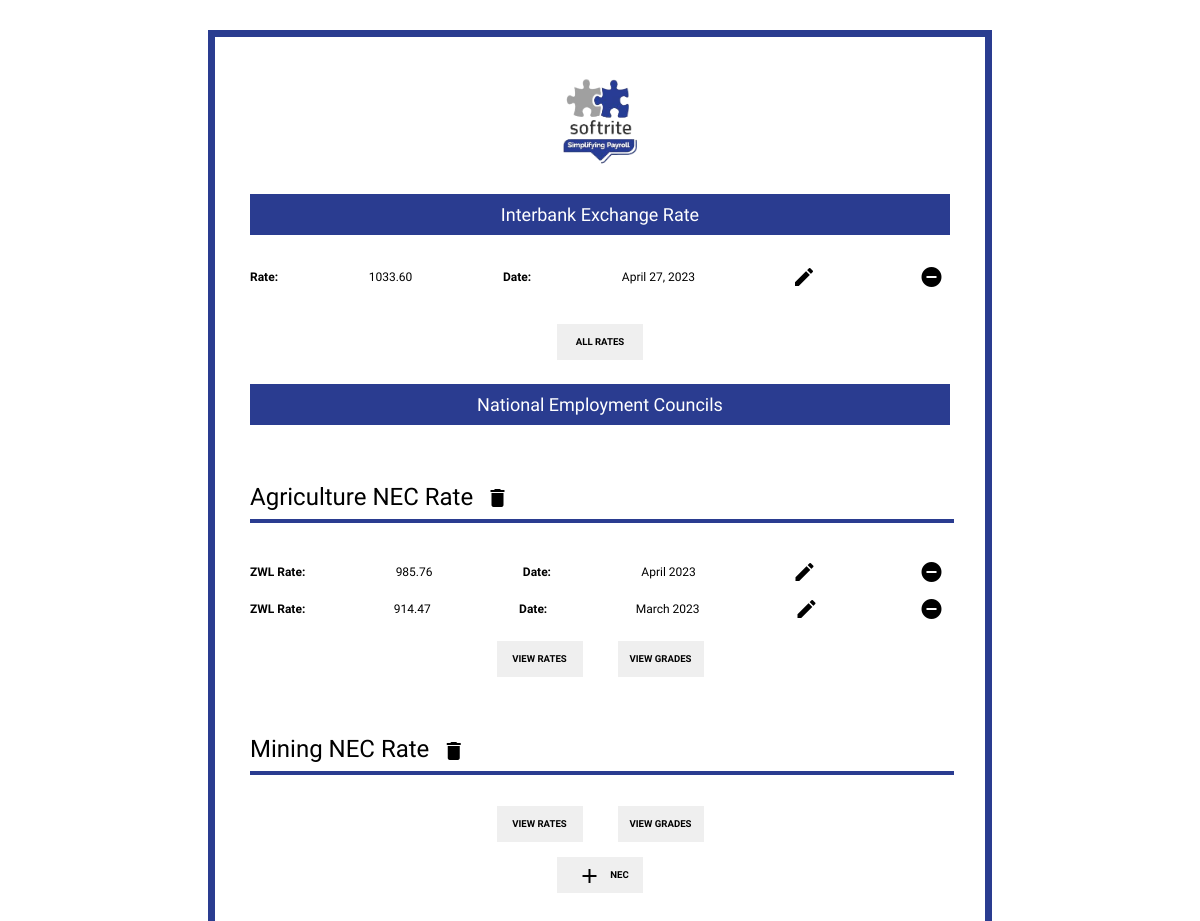
Before: / with the older database file.
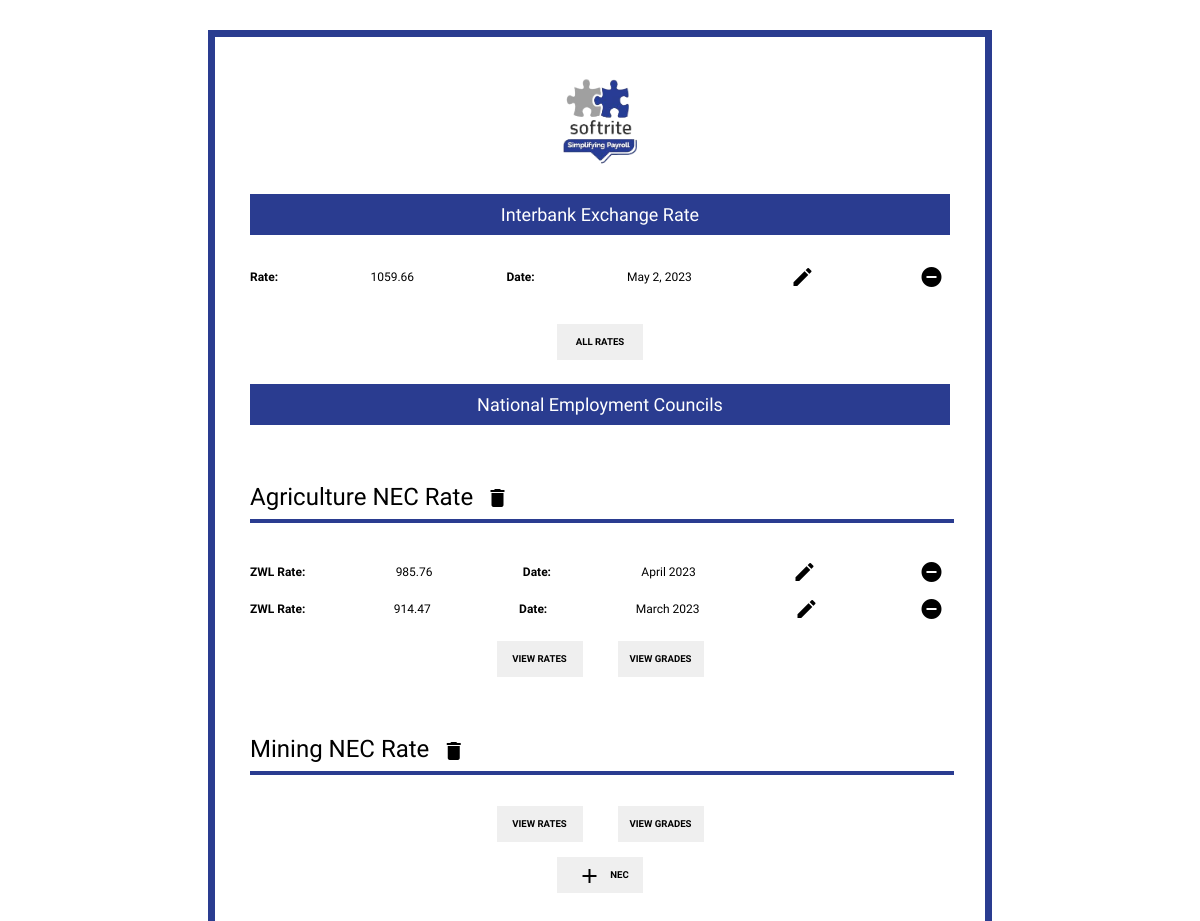
After: the same page with the newer database file.
### payroll_info/models.py (models this page shows, shortened)
class InterbankUSDRate(models.Model):
    date = models.DateField(default=datetime.today, unique=True)
    rate = models.FloatField()
    class Meta:
        verbose_name_plural = "Interbank USD Rates"

### payroll_info/views.py (the view)
# urls.py: 2. Add a URL to urlpatterns:  path('', views.home, name='home')
def home(request):
    necs = NEC.objects.all()
    interbank_instance = InterbankUSDRate.objects.order_by('-date').first()  # ordered by date descending (latest first)
    context = {
        'title': 'Admin',
        'necs': necs,
        'interbank_rate': interbank_instance,
    }
    return render(request, 'payroll_info/admin.html', context)

### payroll_info/templates/payroll_info/admin.html (shortened to what this page needs)
{% extends 'payroll_info/base.html' %}
{% block content %}
    <div id="home_page">
        <section id="interbank_rate" >
            <span class="section-header">
                Interbank Exchange Rate
            </span>
            <span class="flex-row">
                <label><b>Rate: </b></label>
                {{ interbank_rate.rate|floatformat:2 }}
                <label><b>Date: </b></label>
                {{ interbank_rate.date }}
                <a class="plain-link" href="{% url 'interbank-update' interbank_rate.id %}">
                    <i class="material-icons">edit</i>
                </a>
                <a class="plain-link" href="{% url 'interbank-delete' interbank_rate.id %}">
                    <i class="material-icons">remove_circle</i>
                </a>
            </span>
            <br>
        </section>
        <span class="button-row">
            <a class="plain-link" href="{% url 'interbank-rates' %}">
                <button type="button">
                    All Rates
                </button>
            </a>
        </span>
        <section id="nec_rates">
            <span class="section-header">
                National Employment Councils
            </span>
            {% for nec in necs %}
                <div class="collapsable" id="{{ nec.name }}_nec">
                    <h5>
                        {{ nec.name }} NEC Rate
                        <a class="plain-link" href="{% url 'nec-delete' nec.id %}">
                            <i class="material-icons">delete</i>
                        </a>
                    </h5>
                    {% if nec.rates_set %}
                        {% for nec_rate in nec.rates_set.all|dictsortreversed:'date'|slice:":2" %}
                            <span class="flex-row">
                            <label><b>ZWL Rate:</b></label>
                            {{ nec_rate.rate|floatformat:2 }}
                                <label><b>Date:</b></label>
                            {{ nec_rate.date|date:'F Y'}}
                            <a class="plain-link" href="{% url 'nec-rate-update' nec.id nec_rate.id %}">
                                <i class="material-icons">edit</i>
                            </a>
                            <a class="plain-link" href="{% url 'nec-rate-delete' nec.id nec_rate.id %}">
                                <i class="material-icons">remove_circle</i>
                            </a>
                        </span>
                        {% endfor %}
                    {% endif %}
                    <span class="button-row">
                        <a class="plain-link" href="{% url 'nec-rates' nec.id %}">
                            <button type="button">
                                View Rates
                            </button>
                        </a>
                        <a class="plain-link" href="{% url 'nec-grades' nec.id %}">
                            <button type="button">
                                View Grades
                            </button>
                        </a>
                    </span>
                </div>
            {% endfor %}
            <span class="button-row">
                <a class="plain-link" href="{% url 'nec-add' %}">
                    <button type="button" style="display: block; margin: auto;">
                        <i class="material-icons">add</i> NEC
                    </button>
                </a>
            </span>
        </section>
    </div>
{% endblock %}

Changed rows visible on the page:
no longer on this page (row unchanged): InterbankUSDRate: rate "1033.60", date "April 27, 2023"
added InterbankUSDRate: rate "1059.66", date "May 2, 2023"
